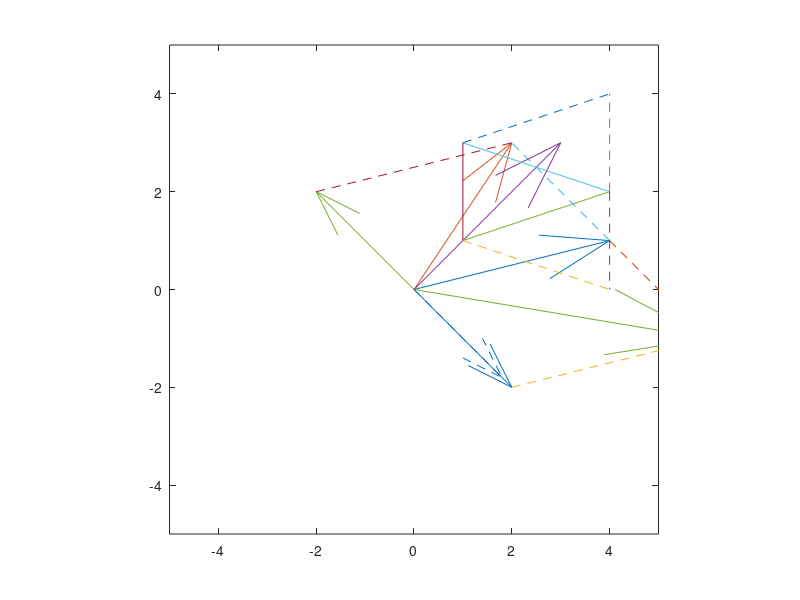

MATLAB code to generate this figure:
%%
v=[4,1]';
w=[-2,2]';
u1=v+w;
u2=v-w;
U1=[v,u1];
U2=[w,u1];
quiver(0,0,v(1),v(2),1);
hold on;quiver(0,0,w(1),w(2),1);
hold on;quiver(0,0,u1(1),u1(2),1);
hold on;plot(U1(1,:),U1(2,:),'--');
hold on;plot(U2(1,:),U2(2,:),'--');

w=-w;
hold on;quiver(0,0,w(1),w(2),'--');
hold on;quiver(0,0,u2(1),u2(2),1);
U1=[v,u2];
U2=[w,u2];
hold on;plot(U1(1,:),U1(2,:),'--');
hold on;plot(U2(1,:),U2(2,:),'--');

axis([-2,6,-2,6]);
axis square;
%%
u1=[5,1]';
u2=[1,5]';
v=(u1+u2)/2;
w=(u1-u2)/2;
quiver(0,0,v(1),v(2),1);
hold on;quiver(0,0,w(1),w(2),1);
axis([0,6,-3,3]);axis square;
%%
v1=[1,1]';
v2=[4,2]';
v3=[1,3]';
w1=[v1,v2];
w2=[v3,v2];
w3=[v1,v3];
plot(w1(1,:),w1(2,:));
hold on;plot(w2(1,:),w2(2,:));
hold on;plot(w3(1,:),w3(2,:));
a1=v3-v1;
a2=v2-v1;
a=a1+a2;
V=[a1,a];V=V+[1,1]';hold on;plot(V(1,:),V(2,:),'--');
V=[a2,a];V=V+[1,1]';hold on;plot(V(1,:),V(2,:),'--');

a1=v1-v3;
a2=v2-v3;
a=a1+a2;
V=[a1,a];V=V+[1,3]';hold on;plot(V(1,:),V(2,:),'--');
V=[a2,a];V=V+[1,3]';hold on;plot(V(1,:),V(2,:),'--');


axis([-5,5,-5,5]);axis square;